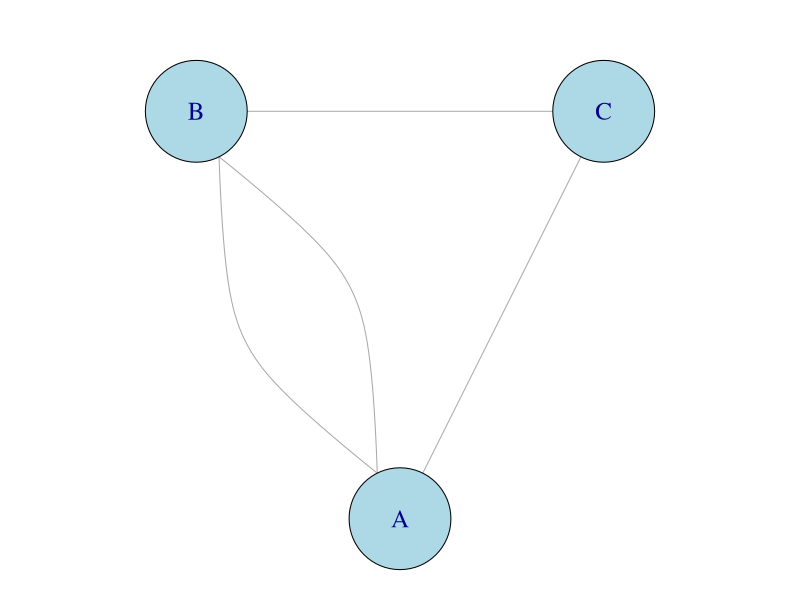
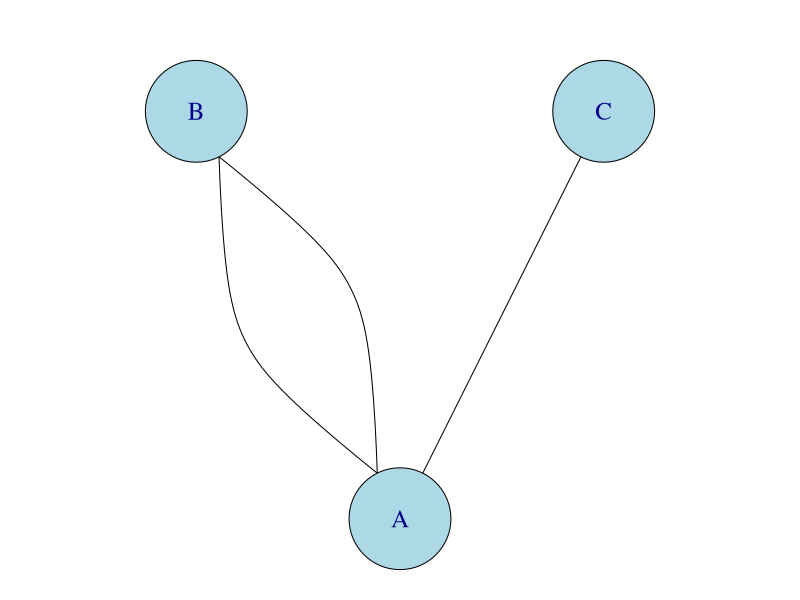
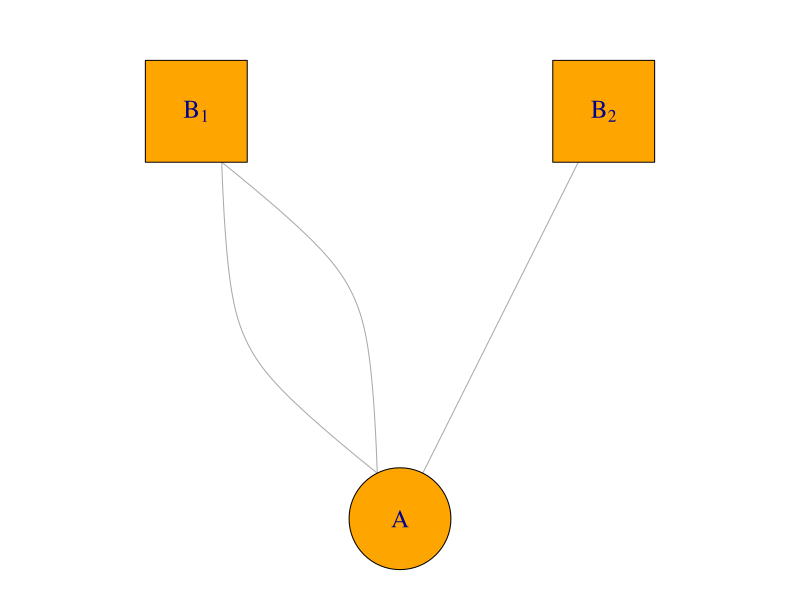
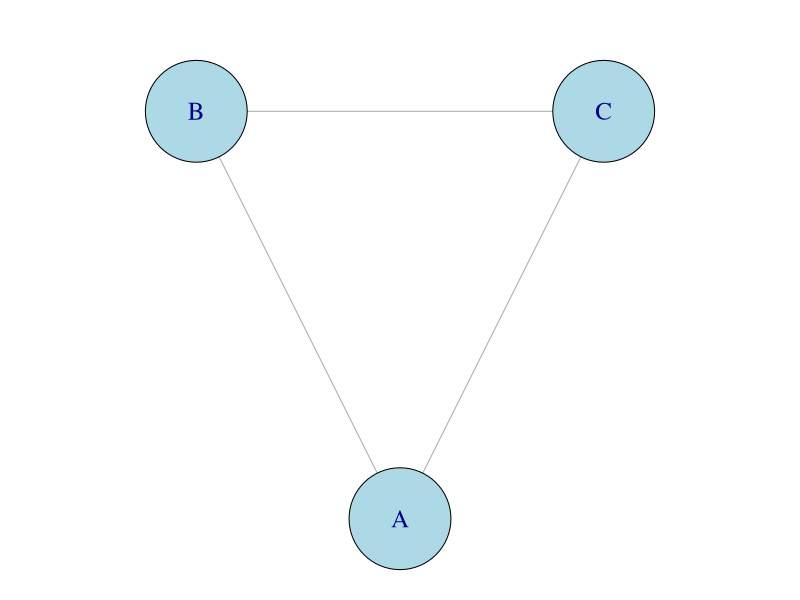
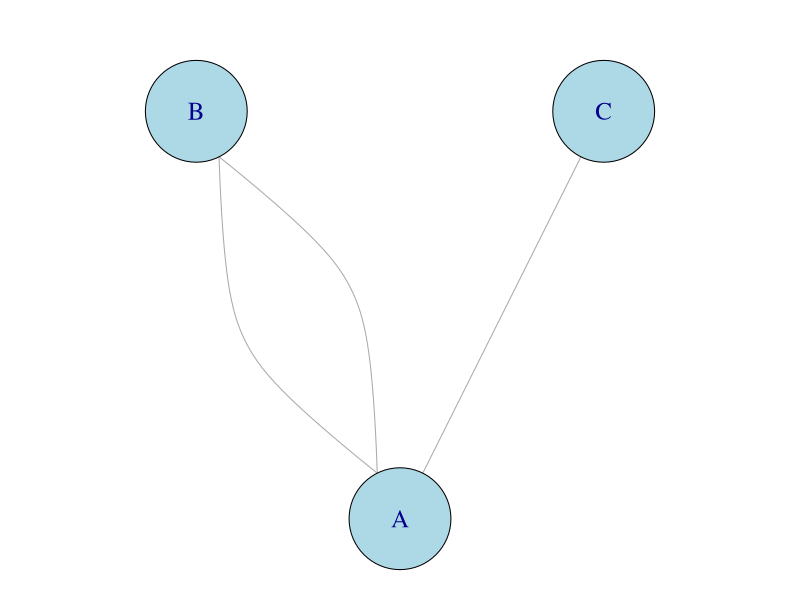
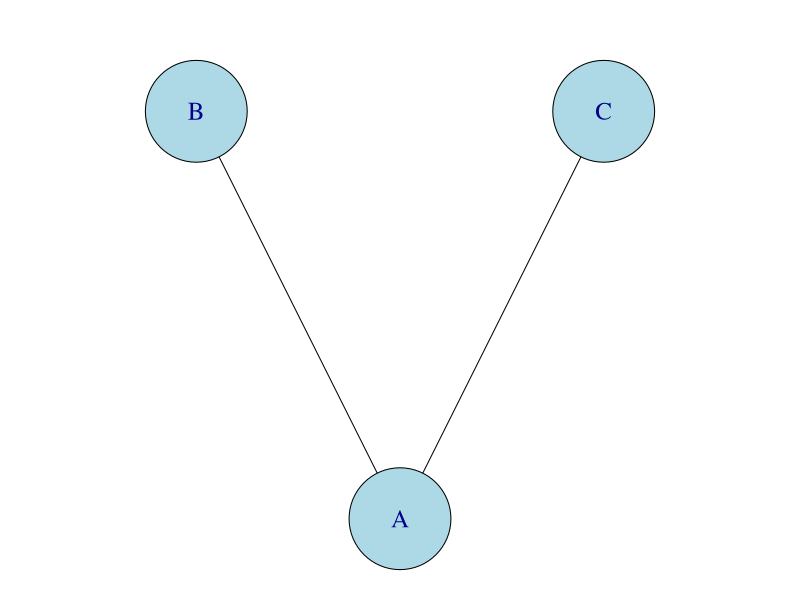

Source code (R) for these figures, in order:
# Load required package
library(igraph)

# Updated edges for unipartite graph (including B–C)
edges1 <- c("A", "B", "A", "B", "A", "C", "B", "C")
g1 <- graph(edges1, directed = FALSE)

edges11 <- c("A", "B", "A", "B", "A", "C")
g11 <- graph(edges11, directed = FALSE)

# Bipartite graph: relabel B, C to B_1 and B_2
edges2 <- c("A", "B_1", "A", "B_1", "A", "B_2")
g2 <- graph(edges2, directed = FALSE)

g1_bin <- simplify(g1, remove.multiple = TRUE, remove.loops = TRUE)
g11_bin <- simplify(g11, remove.multiple = TRUE, remove.loops = TRUE)

# Curved edges
E(g1)$curved <- curve_multiple(g1)
E(g11)$curved <- curve_multiple(g11)
E(g2)$curved <- curve_multiple(g2)

# Define layout (V shape, A at bottom)
layout_v1 <- matrix(c(0, -1, -1, 1, 1, 1), ncol = 2, byrow = TRUE) # A, B, C
layout_v1 <- layout_v1[match(V(g1)$name, c("A", "B", "C")), ]

layout_v11 <- matrix(c(0, -1, -1, 1, 1, 1), ncol = 2, byrow = TRUE) # A, B, C
layout_v11 <- layout_v11[match(V(g11)$name, c("A", "B", "C")), ]

layout_v2 <- matrix(c(0, -1, -1, 1, 1, 1), ncol = 2, byrow = TRUE) # A, B_1, B_2
layout_v2 <- layout_v2[match(V(g2)$name, c("A", "B_1", "B_2")), ]

# Open PDF
pdf("examples/uni_net_example.pdf", width = 5, height = 5)
par(mar = c(0.5, 0.5, 2, 0.5))

# Plot 1: Unipartite with B–C edge
plot(
  g1,
  layout = layout_v1,
  vertex.size = 50,
  vertex.label.cex = 1.5,
  vertex.color = "lightblue",
  vertex.frame.color = "black"
)

dev.off()

pdf("examples/uni_net_example2_dark.pdf", width = 5, height = 5)
par(mar = c(0.5, 0.5, 2, 0.5))

# Plot 1: Unipartite with B–C edge
plot(
  g11,
  layout = layout_v11,
  vertex.size = 50,
  vertex.label.cex = 1.5,
  vertex.color = "lightblue",
  vertex.frame.color = "black",
  edge.color = "black"
)

dev.off()

pdf("examples/bip_net_example.pdf", width = 5, height = 5)
par(mar = c(0.5, 0.5, 2, 0.5))

# Plot 2: Bipartite with B[1], B[2] and shapes
V(g2)$shape <- ifelse(V(g2)$name == "A", "circle", "square")
V(g2)$color <- ifelse(V(g2)$name == "A", "orange", "orange")

label_expr <- expression("A", B[1], B[2])
label_expr <- label_expr[match(V(g2)$name, c("A", "B_1", "B_2"))]

plot(
  g2,
  layout = layout_v2,
  vertex.size = 50,
  vertex.label = label_expr,
  vertex.label.cex = 1.5,
  vertex.frame.color = "black"
)

dev.off()

pdf("examples/bin_net_example.pdf", width = 5, height = 5)
par(mar = c(0.5, 0.5, 2, 0.5))

plot(
  g1_bin,
  layout = layout_v1,
  vertex.size = 50,
  vertex.label.cex = 1.5,
  vertex.color = "lightblue",
  vertex.frame.color = "black"
)
dev.off()

pdf("examples/uni_net_example2_dark.pdf", width = 5, height = 5)

par(mar = c(0.5, 0.5, 2, 0.5))

plot(
  g11,
  layout = layout_v11,
  vertex.size = 50,
  vertex.label.cex = 1.5,
  vertex.color = "lightblue",
  vertex.frame.color = "black",
  edge.color = "darkgray"
)
dev.off()

pdf("examples/bin_net_example2_dark.pdf", width = 5, height = 5)
par(mar = c(0.5, 0.5, 2, 0.5))

plot(
  g11_bin,
  layout = layout_v11,
  vertex.size = 50,
  vertex.label.cex = 1.5,
  vertex.color = "lightblue",
  vertex.frame.color = "black",
  edge.color = "black"
)

dev.off()
